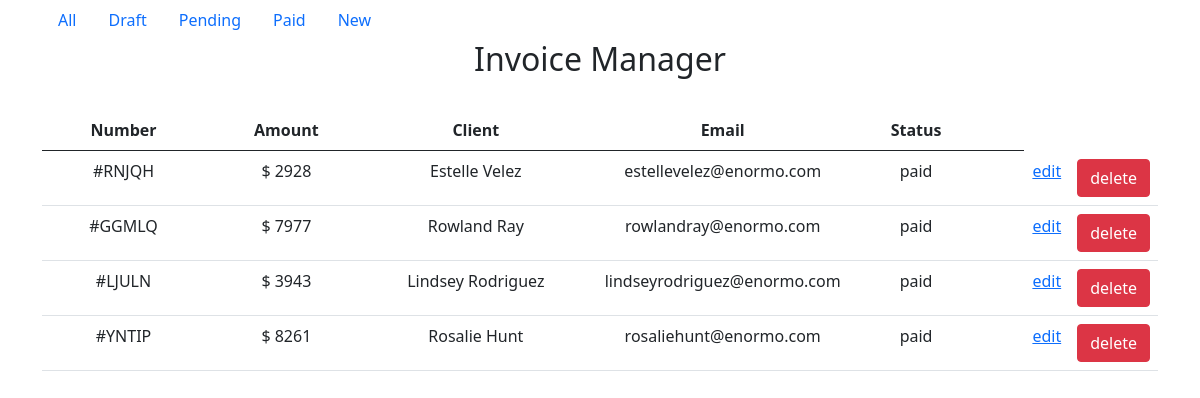
/index.php?status=3, run on the app's committed database.
### tables this page shows
CREATE TABLE invoices (
  id BIGINT PRIMARY KEY AUTO_INCREMENT, 
  number VARCHAR(5) NOT NULL, 
  client VARCHAR(150) NOT NULL, 
  email VARCHAR(255) NOT NULL, 
  amount MEDIUMINT NOT NULL, 
  status_id BIGINT UNSIGNED NOT NULL
);

CREATE TABLE statuses (
  id BIGINT PRIMARY KEY AUTO_INCREMENT,
  status VARCHAR(25) NOT NULL
);

### functions.php (called while the page is built, shortened)
<?php
function getInvoicesByStatus ($status_id) {
    global $db;
    $sql = "SELECT * FROM invoices
    JOIN statuses ON invoices.status_id = statuses.id where status_id = :id";
    $result = $db->prepare($sql);
    $result->execute([':id' => $status_id]);
    $invoices = $result->fetchAll();
    return $invoices;
}
?>

### index.php (the view, shortened to what this page needs)
<?php
require "data.php";
require "functions.php";
if (isset($_GET['status'])) {
    $listOfInvoices = getInvoicesByStatus($_GET['status']);
} else {
    $listOfInvoices = getInvoices();
}
?>
<!DOCTYPE html>
<html lang="en">
<head>
    <link href="https://cdn.jsdelivr.net/npm/bootstrap@5.0.0-beta1/dist/css/bootstrap.min.css" rel="stylesheet">
</head>
<body>
    <?php
    $columnWidths = array(
        'Number' => '15%',
        'Amount' => '15%',
        'Client' => '20%',
        'Email' => '25%',
        'Status' => '10%',
        '' => '5%',
        '' => '5%',
        '' => '5%'
    );
    ?>
    <?php require "nav.php" ?>
    <div class="container text-center">
        <h2>Invoice Manager</h2>
        <br>
        <table class="table">
            <thead>
                <tr>
                    <?php
                    foreach ($columnWidths as $columnName => $columnWidth): ?>
                        <th style="width: <?php echo $columnWidth; ?>"><?php echo $columnName; ?></th>
                    <?php endforeach; ?>
                </tr>
            </thead>
            <tbody>
                <?php
                foreach ($listOfInvoices as $invoice) : ?>
                    <tr>
                        <td><?php echo '#' . $invoice['number']; ?></td>
                        <td><?php echo '$ ' . $invoice['amount']; ?></td>
                        <td><?php echo $invoice['client']; ?></td>
                        <td><?php echo $invoice['email']; ?></td>
                        <td><?php echo $invoice['status']; ?></td>
                        <?php if (file_exists("invoices/" . $invoice['number'] . ".pdf")) : ?>
                            <?php $pdfUrl = "invoices/" . $invoice['number'] . ".pdf"; ?>
                            <td><a href="<?php echo $pdfUrl; ?>" target="_blank">view</a></td>
                        <?php else : ?>
                            <td></td>
                        <?php endif; ?>
                        <td><a href="update.php?number=<?php echo $invoice['number']; ?>">edit</a></td>
                        <td>
                            <form class="form" method="post">
                                <button type="submit" class="btn btn-danger custom-width">delete</button>
                            </form>
                        </td>
                    </tr>
                <?php endforeach; ?>
            </tbody>
        </table>
</body>
</html>

### index.php (style rules this page uses)
table { width: 100%; }

### data on the page
invoices: number "RNJQH", amount "2928", client "Estelle Velez", email "estellevelez@enormo.com", status.status "paid"
invoices: number "GGMLQ", amount "7977", client "Rowland Ray", email "rowlandray@enormo.com", status.status "paid"
invoices: number "LJULN", amount "3943", client "Lindsey Rodriguez", email "lindseyrodriguez@enormo.com", status.status "paid"
invoices: number "YNTIP", amount "8261", client "Rosalie Hunt", email "rosaliehunt@enormo.com", status.status "paid"

### other printed values
$columnName "Number"
$columnName "Amount"
$columnName "Client"
$columnName "Email"
$columnName "Status"
